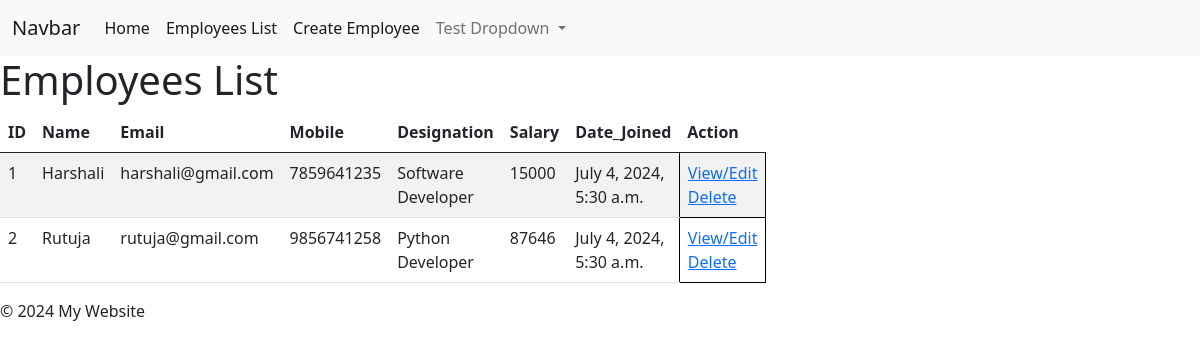
/get-employees/, run on the app's committed database.
### app1/models.py (models this page shows, shortened)
class Employee(models.Model):
    name = models.CharField(max_length=100)
    email = models.EmailField(unique=True)
    mobile_no = models.IntegerField(unique=True)               #U can give BigIntegerField
    designation = models.CharField(max_length=100)
    salary = models.IntegerField()
    date_joined = models.DateTimeField(auto_now=True)       #First it was DateField file was 0002, now changed to DateTimeField(0003)
    is_deleted = models.BooleanField(default=False, null=True)
    class Meta:
        db_table = 'employee'        #if we dont give name then it creates by-default app1_Employee

### app1/views.py (the view)
# urls.py: path('get-employees/', views.get_employees,name='get_emps'),   #this name is petname
def get_employees(request):
    all_emps = (
        Employee.objects.all()
    )  # fetching data from databaseusing django orm queries
    return render(
        request=request, template_name="employees.html", context={"emps": all_emps}
    )

### app1/templates/employees.html (shortened to what this page needs)
{% extends "base.html" %}
{% block content %}
<h1>Employees List</h1>
{% if emps %}
<table class= "table table-striped" style="border-collapse: collapse; width:50%">
    <thead>
    <tr>
        <th>ID</th>
        <th>Name</th>
        <th>Email</th>
        <th>Mobile</th>
        <th>Designation</th>
        <th>Salary</th>
        <th>Date_Joined</th>
        <th>Action</th>
    </tr>
    </thead>
    <tbody>
    {% for emp in emps %}
    <tr>
        <td>{{emp.id}}</td>
        <td>{{emp.name}}</td>
        <td>{{emp.email}}</td>
        <td>{{emp.mobile_no}}</td>
        <td>{{emp.designation}}</td>
        <td>{{emp.salary}}</td>
        <td>{{emp.date_joined}}</td>
        <td style="border: 1px solid black;padding:8px">
            <a href="{% url 'get_emp' emp.id %}">View/Edit</a>
        <form action "#" method="POST">
            <a href="{% url 'delete_emp' emp.id%}">Delete</a>
        </form></td>
    </tr>
    {% endfor %}
    </tbody>
</table>
{% else %}
No record found
{% endif %}
{% endblock %}

### app1/templates/base.html (shortened to what this page needs)
<!DOCTYPE html>
<html lang="en">
<head>
    <link href="https://cdn.jsdelivr.net/npm/bootstrap@5.0.2/dist/css/bootstrap.min.css" rel="stylesheet">
</head>
<body>
    <header>
        <nav class="navbar navbar-expand-lg navbar-light bg-light">
            <div class="container-fluid">
              <a class="navbar-brand" href="#">Navbar</a>
              <div class="collapse navbar-collapse" id="navbarSupportedContent">
                <ul class="navbar-nav me-auto mb-2 mb-lg-0">
                  <li class="nav-item">
                    <a class="nav-link active" aria-current="page" href="#">Home</a>
                  </li>
                  <li class="nav-item">
                    <a class="nav-link active"  href="{% url 'get_emps' %}">Employees List</a>
                  </li>
                  <li class="nav-item">
                    <a class="nav-link active" href="{% url 'create_emp' %}">Create Employee</a>
                  </li>
                  <li class="nav-item dropdown">
                    <a class="nav-link dropdown-toggle" href="#" id="navbarDropdown" role="button" data-bs-toggle="dropdown" aria-expanded="false">
                     Test Dropdown
                    </a>
                  </li>
                </ul>
              </div>
            </div>
          </nav>
    </header>
    <main>
        {% block content %}{% endblock %}
    </main>
    <footer>
        <p>&copy; 2024 My Website</p>
    </footer>
</body>
</html>

### data on the page
Employee: id "1", name "Harshali", email "harshali@gmail.com", mobile_no "7859641235", designation "Software Developer", salary "15000", date_joined "July 4, 2024, 5:30 a.m."
Employee: id "2", name "Rutuja", email "rutuja@gmail.com", mobile_no "9856741258", designation "Python Developer", salary "87646", date_joined "July 4, 2024, 5:30 a.m."
